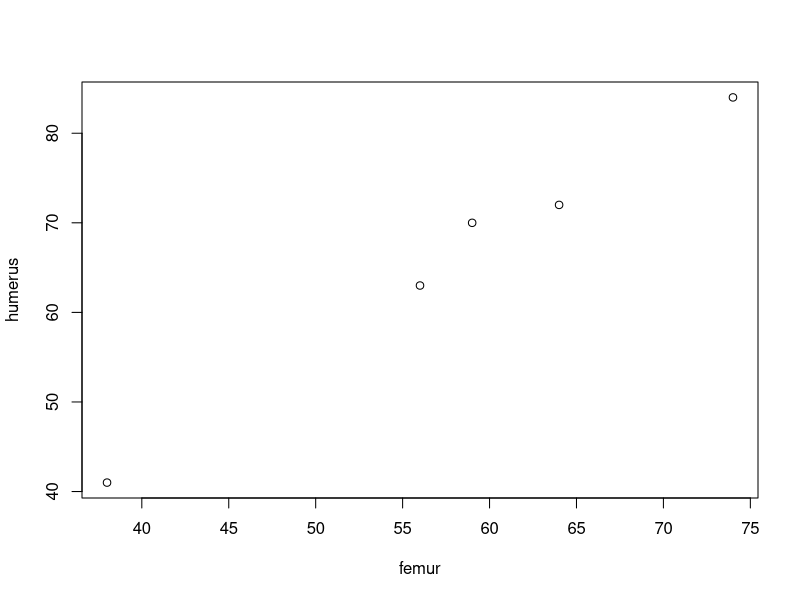
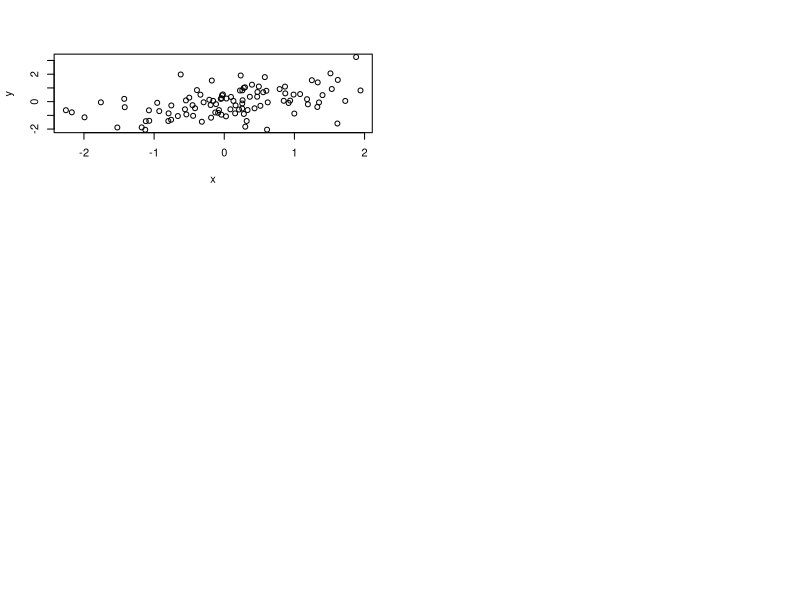

The R script that drew these images, in order:
femur<-c(38,56,59,64,74)
humerus<-c(41,63,70,72,84)
cor(femur,humerus)
plot(femur,humerus)
r<-.5
x<-rnorm(100)
z<-rnorm(100)
y<-r*x+sqrt(1-r^2)*z
par(mfrow=c(3,2))
plot(x,y)